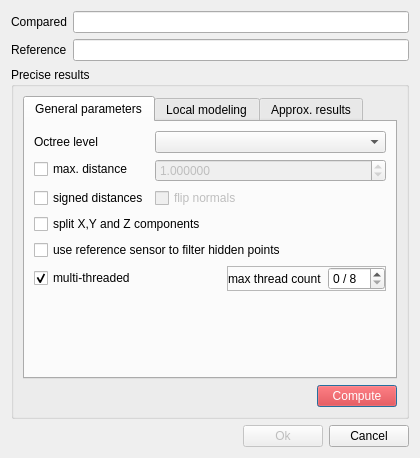
<?xml version="1.0" encoding="UTF-8"?>
<ui version="4.0">
 <class>ComparisonDialog</class>
 <widget class="QDialog" name="ComparisonDialog">
  <property name="geometry">
   <rect>
    <x>0</x>
    <y>0</y>
    <width>420</width>
    <height>458</height>
   </rect>
  </property>
  <property name="windowTitle">
   <string>Distance computation</string>
  </property>
  <layout class="QVBoxLayout" name="verticalLayout_5">
   <item>
    <layout class="QHBoxLayout">
     <item>
      <widget class="QLabel" name="label">
       <property name="text">
        <string>Compared</string>
       </property>
      </widget>
     </item>
     <item>
      <widget class="QLineEdit" name="compName">
       <property name="readOnly">
        <bool>true</bool>
       </property>
      </widget>
     </item>
    </layout>
   </item>
   <item>
    <layout class="QHBoxLayout">
     <item>
      <widget class="QLabel" name="label_2">
       <property name="text">
        <string>Reference</string>
       </property>
      </widget>
     </item>
     <item>
      <widget class="QLineEdit" name="refName">
       <property name="readOnly">
        <bool>true</bool>
       </property>
      </widget>
     </item>
    </layout>
   </item>
   <item>
    <widget class="QGroupBox" name="preciseGroupBox">
     <property name="title">
      <string>Precise results</string>
     </property>
     <layout class="QVBoxLayout" name="verticalLayout_6">
      <item>
       <widget class="QTabWidget" name="preciseResultsTabWidget">
        <property name="currentIndex">
         <number>0</number>
        </property>
        <widget class="QWidget" name="generalParamsTab">
         <attribute name="title">
          <string>General parameters</string>
         </attribute>
         <layout class="QVBoxLayout" name="verticalLayout_7">
          <item>
           <layout class="QFormLayout" name="formLayout">
            <item row="0" column="0">
             <widget class="QLabel" name="label_5">
              <property name="toolTip">
               <string>Level of subdivision used for computing the distances</string>
              </property>
              <property name="text">
               <string>Octree level</string>
              </property>
             </widget>
            </item>
            <item row="0" column="1">
             <widget class="QComboBox" name="octreeLevelComboBox"/>
            </item>
            <item row="1" column="0">
             <widget class="QCheckBox" name="maxDistCheckBox">
              <property name="toolTip">
               <string>Acceleration: distances above this limit won't be computed accurately</string>
              </property>
              <property name="text">
               <string>max. distance</string>
              </property>
             </widget>
            </item>
            <item row="1" column="1">
             <widget class="QDoubleSpinBox" name="maxSearchDistSpinBox">
              <property name="enabled">
               <bool>false</bool>
              </property>
              <property name="toolTip">
               <string>Acceleration: distances above this limit won't be computed accurately</string>
              </property>
              <property name="decimals">
               <number>6</number>
              </property>
              <property name="maximum">
               <double>1000000000.000000000000000</double>
              </property>
              <property name="value">
               <double>1.000000000000000</double>
              </property>
             </widget>
            </item>
            <item row="2" column="0">
             <widget class="QCheckBox" name="signedDistCheckBox">
              <property name="toolTip">
               <string>compute signed distances (slower)</string>
              </property>
              <property name="statusTip">
               <string>compute signed distances (slower)</string>
              </property>
              <property name="text">
               <string>signed distances</string>
              </property>
             </widget>
            </item>
            <item row="2" column="1">
             <widget class="QCheckBox" name="flipNormalsCheckBox">
              <property name="enabled">
               <bool>false</bool>
              </property>
              <property name="text">
               <string>flip normals</string>
              </property>
             </widget>
            </item>
           </layout>
          </item>
          <item>
           <widget class="QCheckBox" name="split3DCheckBox">
            <property name="toolTip">
             <string>Generate 3 supplementary scalar fields with distances along each dimension</string>
            </property>
            <property name="statusTip">
             <string>Generate 3 supplementary scalar fields with distances along each dimension</string>
            </property>
            <property name="text">
             <string>split X,Y and Z components</string>
            </property>
           </widget>
          </item>
          <item>
           <widget class="QCheckBox" name="filterVisibilityCheckBox">
            <property name="toolTip">
             <string>Use the sensor associated to the reference cloud to ignore the points in the compared cloud
that could not have been seen (hidden/out of range/out of field of view).</string>
            </property>
            <property name="text">
             <string>use reference sensor to filter hidden points</string>
            </property>
           </widget>
          </item>
          <item>
           <layout class="QHBoxLayout" name="horizontalLayout">
            <item>
             <widget class="QCheckBox" name="multiThreadedCheckBox">
              <property name="text">
               <string>multi-threaded</string>
              </property>
              <property name="checked">
               <bool>true</bool>
              </property>
             </widget>
            </item>
            <item>
             <spacer name="horizontalSpacer">
              <property name="orientation">
               <enum>Qt::Horizontal</enum>
              </property>
              <property name="sizeHint" stdset="0">
               <size>
                <width>40</width>
                <height>20</height>
               </size>
              </property>
             </spacer>
            </item>
            <item>
             <widget class="QFrame" name="threadCountFrame">
              <property name="frameShape">
               <enum>QFrame::StyledPanel</enum>
              </property>
              <property name="frameShadow">
               <enum>QFrame::Raised</enum>
              </property>
              <layout class="QHBoxLayout" name="horizontalLayout_8">
               <property name="leftMargin">
                <number>0</number>
               </property>
               <property name="topMargin">
                <number>0</number>
               </property>
               <property name="rightMargin">
                <number>0</number>
               </property>
               <property name="bottomMargin">
                <number>0</number>
               </property>
               <item>
                <widget class="QLabel" name="label_6">
                 <property name="text">
                  <string>max thread count</string>
                 </property>
                </widget>
               </item>
               <item>
                <widget class="QSpinBox" name="maxThreadCountSpinBox">
                 <property name="toolTip">
                  <string>Maximum number of threads/cores to be used
(CC or your computer might not respond for a while if you use all available cores)</string>
                 </property>
                 <property name="suffix">
                  <string notr="true"> / 8</string>
                 </property>
                </widget>
               </item>
              </layout>
             </widget>
            </item>
           </layout>
          </item>
          <item>
           <spacer name="verticalSpacer_2">
            <property name="orientation">
             <enum>Qt::Vertical</enum>
            </property>
            <property name="sizeHint" stdset="0">
             <size>
              <width>20</width>
              <height>40</height>
             </size>
            </property>
           </spacer>
          </item>
         </layout>
        </widget>
        <widget class="QWidget" name="localModelingTab">
         <attribute name="title">
          <string>Local modeling</string>
         </attribute>
         <layout class="QVBoxLayout" name="verticalLayout_3">
          <item>
           <layout class="QHBoxLayout">
            <item>
             <widget class="QLabel" name="label_3">
              <property name="text">
               <string>Local model</string>
              </property>
             </widget>
            </item>
            <item>
             <widget class="QComboBox" name="localModelComboBox"/>
            </item>
           </layout>
          </item>
          <item>
           <widget class="QFrame" name="localModelParamsFrame">
            <property name="enabled">
             <bool>false</bool>
            </property>
            <layout class="QVBoxLayout" name="verticalLayout_4">
             <property name="leftMargin">
              <number>0</number>
             </property>
             <property name="topMargin">
              <number>0</number>
             </property>
             <property name="rightMargin">
              <number>0</number>
             </property>
             <property name="bottomMargin">
              <number>0</number>
             </property>
             <item>
              <layout class="QHBoxLayout" name="horizontalLayout_2">
               <item>
                <layout class="QVBoxLayout" name="verticalLayout_2">
                 <item>
                  <widget class="QRadioButton" name="lmKNNRadioButton">
                   <property name="text">
                    <string>Points (kNN)</string>
                   </property>
                   <property name="checked">
                    <bool>true</bool>
                   </property>
                  </widget>
                 </item>
                 <item>
                  <widget class="QSpinBox" name="lmKNNSpinBox">
                   <property name="minimum">
                    <number>3</number>
                   </property>
                   <property name="value">
                    <number>6</number>
                   </property>
                  </widget>
                 </item>
                </layout>
               </item>
               <item>
                <layout class="QVBoxLayout" name="verticalLayout">
                 <item>
                  <widget class="QRadioButton" name="lmRadiusRadioButton">
                   <property name="text">
                    <string>Radius (Sphere)</string>
                   </property>
                  </widget>
                 </item>
                 <item>
                  <widget class="QDoubleSpinBox" name="lmRadiusDoubleSpinBox">
                   <property name="enabled">
                    <bool>false</bool>
                   </property>
                   <property name="decimals">
                    <number>6</number>
                   </property>
                   <property name="maximum">
                    <double>1000000000.000000000000000</double>
                   </property>
                  </widget>
                 </item>
                </layout>
               </item>
              </layout>
             </item>
             <item>
              <widget class="QCheckBox" name="lmOptimizeCheckBox">
               <property name="toolTip">
                <string>faster but more ... approximate</string>
               </property>
               <property name="text">
                <string>use the same model for nearby points</string>
               </property>
              </widget>
             </item>
            </layout>
           </widget>
          </item>
          <item>
           <spacer name="verticalSpacer">
            <property name="orientation">
             <enum>Qt::Vertical</enum>
            </property>
            <property name="sizeHint" stdset="0">
             <size>
              <width>20</width>
              <height>40</height>
             </size>
            </property>
           </spacer>
          </item>
         </layout>
        </widget>
        <widget class="QWidget" name="approxTab">
         <attribute name="title">
          <string>Approx. results</string>
         </attribute>
         <layout class="QVBoxLayout" name="verticalLayout_9">
          <item>
           <widget class="QFrame" name="approxResultsInnerFrame">
            <property name="sizePolicy">
             <sizepolicy hsizetype="Preferred" vsizetype="Maximum">
              <horstretch>0</horstretch>
              <verstretch>0</verstretch>
             </sizepolicy>
            </property>
            <property name="frameShape">
             <enum>QFrame::StyledPanel</enum>
            </property>
            <property name="frameShadow">
             <enum>QFrame::Raised</enum>
            </property>
            <layout class="QVBoxLayout" name="verticalLayout_8">
             <property name="leftMargin">
              <number>0</number>
             </property>
             <property name="topMargin">
              <number>0</number>
             </property>
             <property name="rightMargin">
              <number>0</number>
             </property>
             <property name="bottomMargin">
              <number>0</number>
             </property>
             <item>
              <widget class="QLabel" name="label_4">
               <property name="styleSheet">
                <string notr="true">color: red;</string>
               </property>
               <property name="text">
                <string>Warning: approximate results are only provided
to help you set the general parameters</string>
               </property>
               <property name="alignment">
                <set>Qt::AlignCenter</set>
               </property>
              </widget>
             </item>
             <item>
              <widget class="QTableWidget" name="approxStats">
               <property name="maximumSize">
                <size>
                 <width>16777215</width>
                 <height>150</height>
                </size>
               </property>
              </widget>
             </item>
             <item>
              <layout class="QHBoxLayout">
               <item>
                <spacer>
                 <property name="orientation">
                  <enum>Qt::Horizontal</enum>
                 </property>
                 <property name="sizeHint" stdset="0">
                  <size>
                   <width>40</width>
                   <height>20</height>
                  </size>
                 </property>
                </spacer>
               </item>
               <item>
                <widget class="QToolButton" name="histoButton">
                 <property name="text">
                  <string notr="true">...</string>
                 </property>
                 <property name="icon">
                  <iconset>
                   <normaloff>:/CC/images/ccHistogram.png</normaloff>:/CC/images/ccHistogram.png</iconset>
                 </property>
                </widget>
               </item>
              </layout>
             </item>
            </layout>
           </widget>
          </item>
         </layout>
        </widget>
       </widget>
      </item>
      <item>
       <layout class="QHBoxLayout">
        <item>
         <spacer>
          <property name="orientation">
           <enum>Qt::Horizontal</enum>
          </property>
          <property name="sizeHint" stdset="0">
           <size>
            <width>40</width>
            <height>20</height>
           </size>
          </property>
         </spacer>
        </item>
        <item>
         <widget class="QPushButton" name="computeButton">
          <property name="styleSheet">
           <string notr="true">background-color:red; color: white;</string>
          </property>
          <property name="text">
           <string>Compute</string>
          </property>
         </widget>
        </item>
       </layout>
      </item>
     </layout>
    </widget>
   </item>
   <item>
    <layout class="QHBoxLayout">
     <item>
      <spacer>
       <property name="orientation">
        <enum>Qt::Horizontal</enum>
       </property>
       <property name="sizeHint" stdset="0">
        <size>
         <width>40</width>
         <height>20</height>
        </size>
       </property>
      </spacer>
     </item>
     <item>
      <widget class="QPushButton" name="okButton">
       <property name="enabled">
        <bool>false</bool>
       </property>
       <property name="text">
        <string>Ok</string>
       </property>
      </widget>
     </item>
     <item>
      <widget class="QPushButton" name="cancelButton">
       <property name="text">
        <string>Cancel</string>
       </property>
      </widget>
     </item>
    </layout>
   </item>
  </layout>
 </widget>
 <resources/>
 <connections>
  <connection>
   <sender>maxDistCheckBox</sender>
   <signal>toggled(bool)</signal>
   <receiver>maxSearchDistSpinBox</receiver>
   <slot>setEnabled(bool)</slot>
   <hints>
    <hint type="sourcelabel">
     <x>83</x>
     <y>324</y>
    </hint>
    <hint type="destinationlabel">
     <x>215</x>
     <y>324</y>
    </hint>
   </hints>
  </connection>
  <connection>
   <sender>lmKNNRadioButton</sender>
   <signal>toggled(bool)</signal>
   <receiver>lmKNNSpinBox</receiver>
   <slot>setEnabled(bool)</slot>
   <hints>
    <hint type="sourcelabel">
     <x>100</x>
     <y>405</y>
    </hint>
    <hint type="destinationlabel">
     <x>100</x>
     <y>429</y>
    </hint>
   </hints>
  </connection>
  <connection>
   <sender>lmKNNRadioButton</sender>
   <signal>toggled(bool)</signal>
   <receiver>lmRadiusDoubleSpinBox</receiver>
   <slot>setDisabled(bool)</slot>
   <hints>
    <hint type="sourcelabel">
     <x>100</x>
     <y>405</y>
    </hint>
    <hint type="destinationlabel">
     <x>246</x>
     <y>429</y>
    </hint>
   </hints>
  </connection>
  <connection>
   <sender>signedDistCheckBox</sender>
   <signal>toggled(bool)</signal>
   <receiver>flipNormalsCheckBox</receiver>
   <slot>setEnabled(bool)</slot>
   <hints>
    <hint type="sourcelabel">
     <x>81</x>
     <y>180</y>
    </hint>
    <hint type="destinationlabel">
     <x>262</x>
     <y>180</y>
    </hint>
   </hints>
  </connection>
  <connection>
   <sender>multiThreadedCheckBox</sender>
   <signal>toggled(bool)</signal>
   <receiver>threadCountFrame</receiver>
   <slot>setEnabled(bool)</slot>
   <hints>
    <hint type="sourcelabel">
     <x>77</x>
     <y>253</y>
    </hint>
    <hint type="destinationlabel">
     <x>313</x>
     <y>253</y>
    </hint>
   </hints>
  </connection>
 </connections>
</ui>
